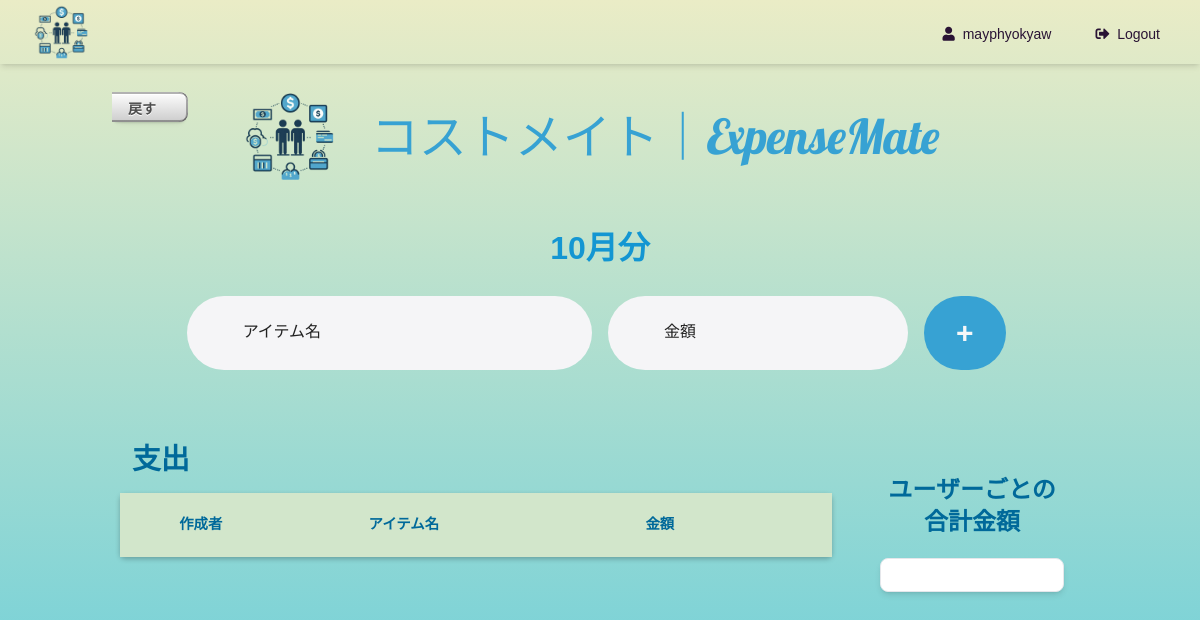
Before: /expenses/7/ (signed in) with the older database file.
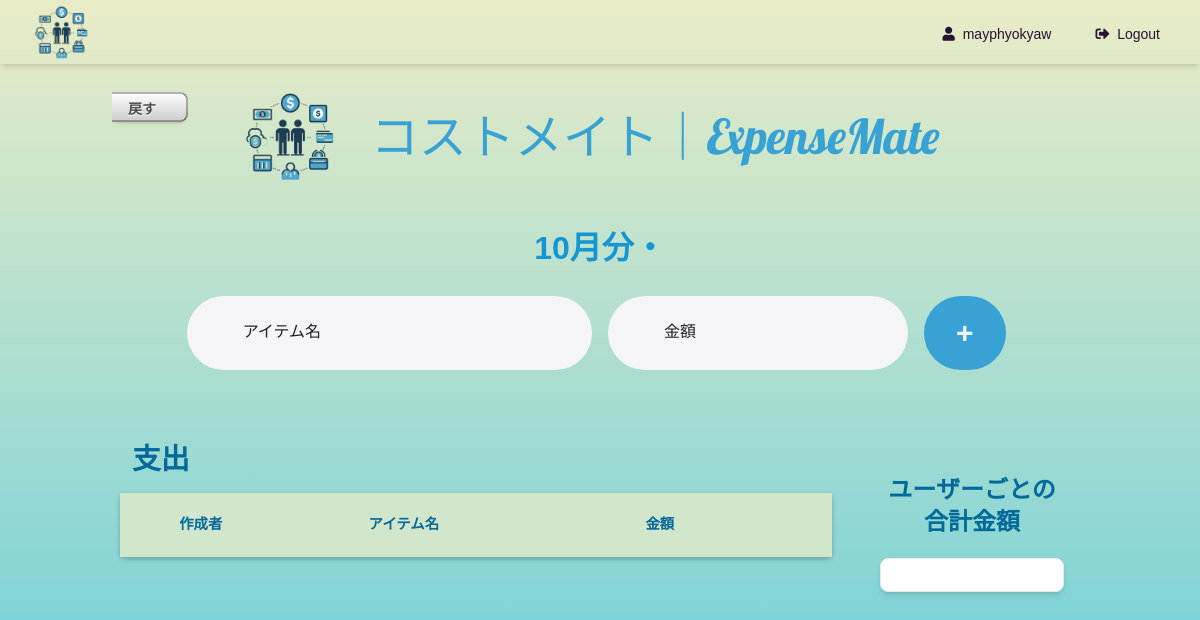
After: the same page with the newer database file.
### expenses_mate/models.py (models this page shows, shortened)
class ExpenseGroup(models.Model):
    class Meta:
        db_table = "ExpenseGroup"
        verbose_name = "支出グループ"
        verbose_name_plural = "支出グループ"
    group_id = models.AutoField(primary_key=True)
    title = models.CharField(max_length=100)
    created_by = models.ForeignKey(User, on_delete=models.CASCADE)
    created_at = models.DateTimeField(auto_now_add=True)
    shared_with = models.ManyToManyField(User, related_name='shared_expense_groups', blank=True)

### expenses_mate/views.py (the view, shortened to what this page needs)
# urls.py: path('expenses/<int:group_id>/', ExpenseManageView.as_view(), name='expense_detail'),
class ExpenseManageView(LoginRequiredMixin, FormView, ListView):
    template_name = 'expenses_mate/expenses_detail.html'
    form_class = ExpenseForm
    model = Expense
    context_object_name = 'expenses'
    def get_queryset(self):
        group_id = self.kwargs['group_id']
        return Expense.objects.filter(group_id=group_id)
    def get_form(self):
        form = super().get_form()
        form.instance.user_id = self.request.user
        return form
    def get_context_data(self, **kwargs):
        context = super().get_context_data(**kwargs)
        group_id = self.kwargs['group_id']
        context['expenses'] = self.get_queryset()  # Set for ListView
        context['expenses_group'] = get_object_or_404(ExpenseGroup, group_id=group_id)
        context['user_totals'] = (
            Expense.objects.filter(group_id=group_id)
                .values('user_id__username')
                .annotate(total_amount=Sum('amount'))
                .order_by('user_id__username')
        )
        context['form'] = self.get_form()  # Add form for FormView
        return context

### expenses_mate/forms.py
class ExpenseForm(forms.ModelForm):
    class Meta:
        model = Expense
        fields = ['item_name', 'amount']
    def __init__(self, *args, **kwargs):
        super(ExpenseForm, self).__init__(*args, **kwargs)
        self.fields['item_name'].widget.attrs.update({
            'class': 'expenses-list-input',
            'placeholder': ' ',
            'id': 'input__item_name'
        })
        self.fields['amount'].widget.attrs.update({
            'class': 'expenses-list-input',
            'placeholder': ' ',
            'id': 'input__amount'
        })

### expenses_mate/templatetags/custom_tags.py (called while the page is built)
@register.filter(name='add_class')
def add_class(field, css_class):
    try:
        return field.as_widget(attrs={'class': css_class})
    except AttributeError:
        return field

### templates/expenses_mate/expenses_detail.html (shortened to what this page needs)
{% extends './layout/base.html' %}
{% load humanize %}
{% load custom_tags %}
{% block contents %}
<div class="container mx-auto p-4">
    <div class="expenses-title">
        <h2 class="flex-1 text-center">{{ expenses_group.title }}</h2>
    </div>
    <form method="post" class="w-full md:w-5/6" style="margin: 0 auto;">
        <div class="grid grid-cols-1 sm:grid-cols-2 md:grid-cols-2 lg:grid-cols-2 gap-4">
            <div class="list-input-block grow">
                {{ form.item_name|add_class:"expenses-list-input" }}
                <label for="id_item_name" class="floating-label">アイテム名</label>
            </div>
            <div class="grid grid-cols-4 w-full gap-4">
                <div class="grow col-span-3">
                    <div class="list-input-block grow">
                        {% if form.amount %}
                        {{ form.amount|add_class:"expenses-list-input" }}
                        <label for="{{ form.amount.id_for_label }}" class="floating-label">金額</label>
                        {% else %}
                        <p class="error-text">Error: The amount field is not available.</p>
                        {% endif %}
                    </div>
                </div>
                <div class="grow-0">
                    <button type="submit" class="add-button">+</button>
                </div>
            </div>
        </div>
    </form>
    <div class="grid grid-cols-1 sm:grid-cols-1 md:grid-cols-3 lg:grid-cols-4">
        <div class="mx-auto p-1 md:p-4 col-span-1 md:col-span-2 lg:col-span-3 mb-4 w-full overflow-visible">
            <h2 class="my-3 expenses-table-title mx-3">支出</h2>
            <table class="expenses-table hidden md:table relative">
                <thead>
                    <tr>
                        <th></th>
                        <th>作成者</th>
                        <th>アイテム名</th>
                        <th>金額</th>
                        <th></th>
                    </tr>
                </thead>
            </table>
        </div>
        <div class="container mx-auto p-4 lg:p-8 my-4 w-full">
            <h2 class="text-2xl font-semibold text-center expenses-user-info-title my-4">ユーザーごとの合計金額</h2>
            <div class="max-w-lg mx-auto mt-5 p-4 border border-gray-200 rounded-lg shadow-md bg-white">
            </div>
        </div>
    </div>
</div>
{% endblock %}

Changed rows visible on the page:
changed ExpenseGroup: title "10月分" → "10月分・"
